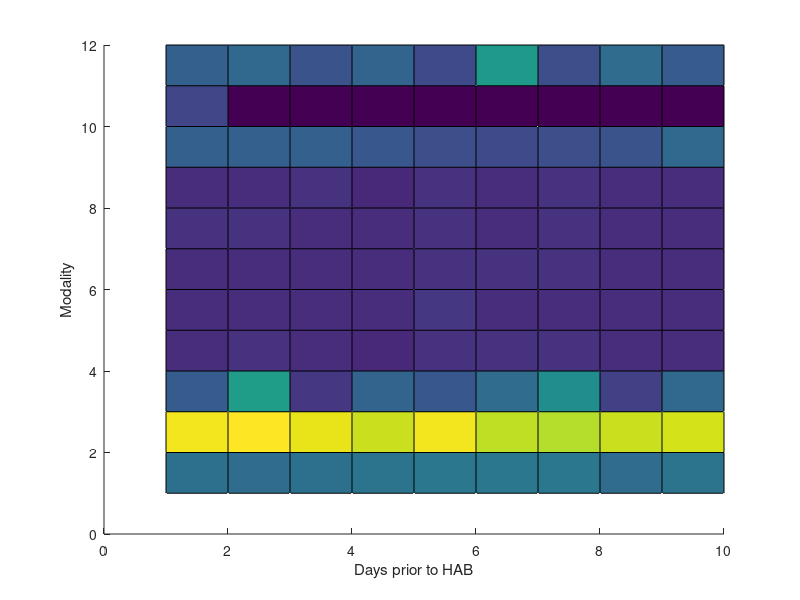

MATLAB code for this plot:
clear all
close all
load refImports

refImports;
Days = 10; Mods = 12;
totSize = length(refImports);
lengthOfPortion = totSize/Days;

for ii = 1: Days
    thisPortion = refImports(1+lengthOfPortion*(ii-1): lengthOfPortion*(ii));
    portSize = length(thisPortion);
    lengthOfPortionP = portSize/Mods;
    for iii = 1: Mods
        thisPortionP(iii,ii) =  mean(thisPortion(1+lengthOfPortionP*(iii-1): lengthOfPortionP*(iii)));
    end
    hold on;
    
end
surface(thisPortionP);
ylabel('Modality');
xlabel('Days prior to HAB');